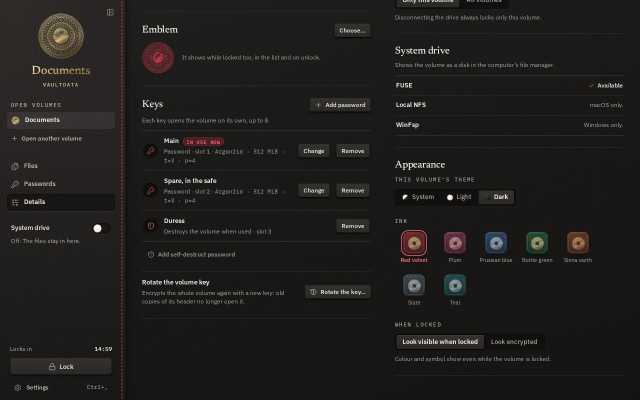
#> input picture site/assets/img/details-dark.webp, 1280 x 800 px (shown at 1/2 size)
$ python locate.py ../../../../site/assets/img/details-dark.webp ../../../../site/assets/img/files-grid-dark.webp 5
#> lines starting #> are read from the running program, lines starting #| are printed output that depends on the picture
#!/usr/bin/env python3
"""Where the webview sits on the captured screen (Wayland has no window positions to ask for):
the offset at which the WebDriver screenshot of the page best matches a captured frame.

  locate.py <screen frame.png> <webdriver screenshot.png>   -> {"x": .., "y": ..}
"""
import json
import sys

import numpy as np
from PIL import Image

scr = np.asarray(Image.open(sys.argv[1]).convert('L'), dtype=np.float32)
pg = Image.open(sys.argv[2]).convert('L')
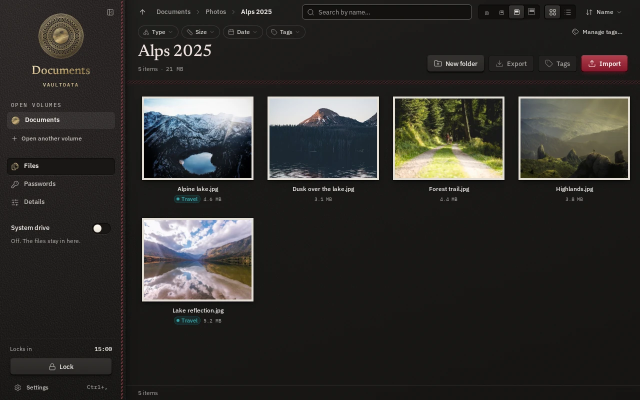
#> input picture site/assets/img/files-grid-dark.webp, 1280 x 800 px (shown at 1/2 size)
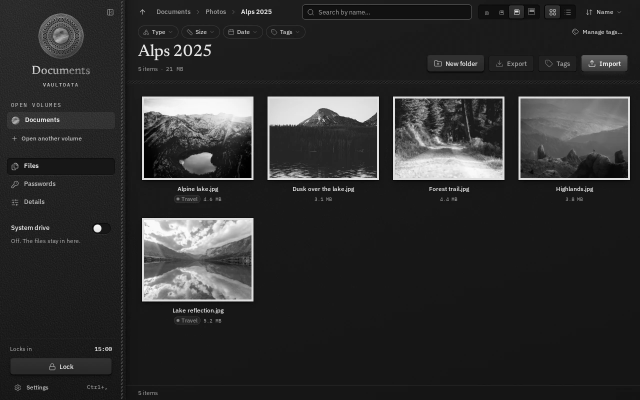
#> pg: PIL image 1280x800 L (shown at 1/2 size); min 0, max 254, mean 45.3
sk = int(sys.argv[3]) if len(sys.argv) > 3 else 1
pg = np.asarray(pg.resize((pg.width // sk, pg.height // sk)), dtype=np.float32)
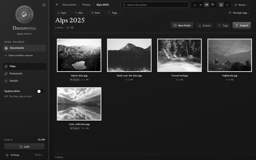
#> pg: shape (160, 256) float32; min 0, max 254, mean 45.3
k = 2
s = scr[::k, ::k]
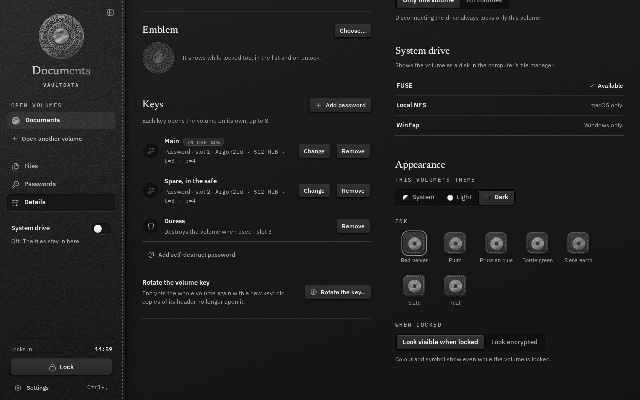
#> s: shape (400, 640) float32; min 1, max 250, mean 30.7
p = pg[::k, ::k]
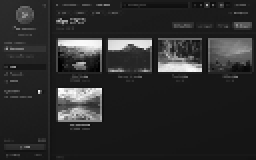
#> p: shape (80, 128) float32 (shown 2 times larger); min 0, max 253, mean 44.4
ph, pw = p.shape
#> ph = 80; pw = 128
best = (1e18, 0, 0)
for y in range(0, s.shape[0] - ph + 1):
    for x in range(0, s.shape[1] - pw + 1):
        d = np.mean(np.abs(s[y : y + ph, x : x + pw] - p))
        if d < best[0]:
            best = (d, x, y)
#> after the loop, best = (20.91, 171, 36)
_, bx, by = best
#> bx = 171; by = 36
best = (1e18, bx * k, by * k)
#> best = (1e+18, 342, 72)
for y in range(max(0, by * k - k), min(scr.shape[0] - pg.shape[0], by * k + k) + 1):
    for x in range(max(0, bx * k - k), min(scr.shape[1] - pg.shape[1], bx * k + k) + 1):
        d = np.mean(np.abs(scr[y : y + pg.shape[0] : 2, x : x + pg.shape[1] : 2] - pg[::2, ::2]))
        if d < best[0]:
            best = (d, x, y)
#> after the loop, best = (20.91, 342, 72)
print(json.dumps({'x': int(best[1]) * sk, 'y': int(best[2]) * sk, 'err': round(float(best[0]), 2)}))
#| {"x": 1710, "y": 360, "err": 20.91}
